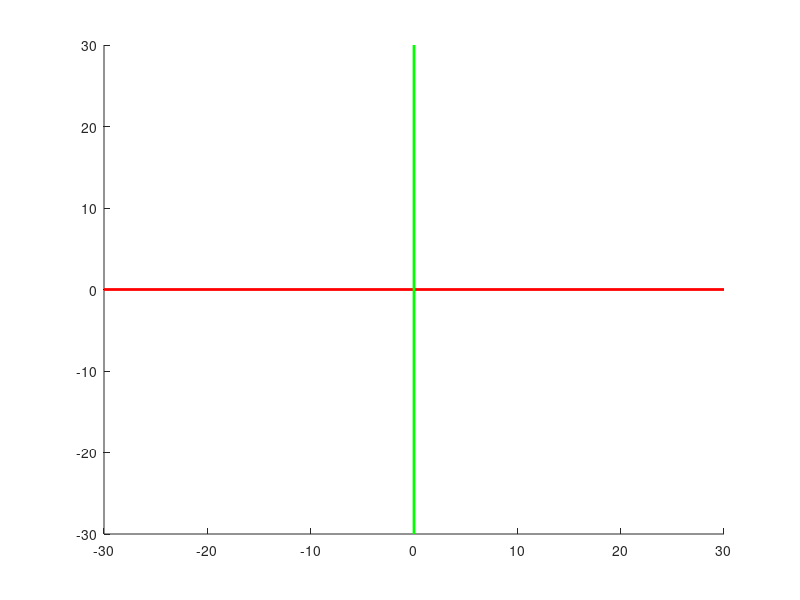

This figure's MATLAB source:
function printAxis()
line([-30 30],[0 0],[0 0],'color' ,[1 0 0],'linewidth', 2);
line([0 0],[-30 30],[0 0],'color' ,[0 1 0],'linewidth', 2);
end
